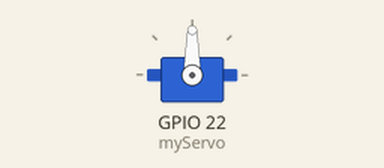
This sketch was run on a simulated ESP32. Shown: servo. WiFi joins after 1.5 s; servers stay silent unless stated; the local clock reads 2024-03-15 10:24:30 at power-on unless the sketch sets it; what the sketch prints to the serial monitor is not drawn.

Above: at 0.1 s.
At 4.6 s:
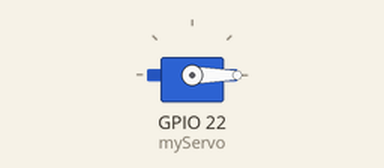
Timing chart, 0 to 6.1 s (numbered marks = the images above):
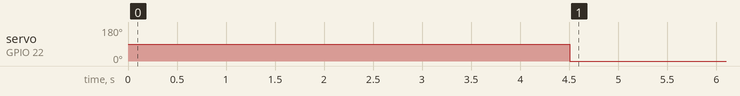

The sketch:

servoTimer.ino
```cpp
#include <ESP32Servo.h>
#include <esp_wifi.h>
#include <WiFi.h>
#include <time.h>
#include <ESP32Time.h>

ESP32Time rtc(0);

const char *ssid = "SSID HERE";
const char *password = "PASS HERE";
const char *ntpServer1 = "pool.ntp.org";
const char *ntpServer2 = "time.nist.gov";
boolean timeinterval= false;
Servo myServo;

// short pos= 0;
// short angle = Serial.parseInt(); // Read the angle from the serial monitor

const long  gmtOffset_sec = -18000;
const int   daylightOffset_sec = 3600;

void initWifi()
{
    WiFi.mode(WIFI_STA);
    WiFi.begin(ssid, password);
    Serial.print("Connecting..");
    while (WiFi.status() != WL_CONNECTED)
    {
      Serial.print('.');
      delay(500);
    }
  Serial.println(WiFi.localIP());
}


void setup()
{
    Serial.begin(115200);
    myServo.attach(22); // Attach the servo to pin 1 (TX)
    initWifi();
    delay(1000);
    configTime(gmtOffset_sec, daylightOffset_sec, ntpServer1);
}

void loop()
{
    delay(2000);
    struct tm timeinfo = rtc.getTimeStruct();
    short hour = timeinfo.tm_hour;
    short minute = timeinfo.tm_min;
    short day = timeinfo.tm_wday;

    Serial.println(day);
    if (hour == 7 && minute == 45 && timeinterval==false)
      {
        if(day != 6 && day != 0)
        {
          myServo.write(40);
          delay(2000);
          myServo.write(0);
          timeinterval=true;
        }

      }
    else
      {
        myServo.write(0);
        delay(60000);
        timeinterval=false;
      }

}
```

Measured:
- by itself, servo on GPIO 22 (myServo): 90° → 0° at 4.5 s
